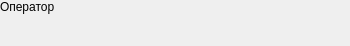
<?xml version="1.0" encoding="UTF-8"?>
<ui version="4.0">
 <class>Dialog</class>
 <widget class="QDialog" name="Dialog">
  <property name="geometry">
   <rect>
    <x>0</x>
    <y>0</y>
    <width>350</width>
    <height>46</height>
   </rect>
  </property>
  <property name="minimumSize">
   <size>
    <width>350</width>
    <height>46</height>
   </size>
  </property>
  <property name="windowTitle">
   <string>Dialog</string>
  </property>
  <layout class="QFormLayout" name="formLayout">
   <property name="fieldGrowthPolicy">
    <enum>QFormLayout::AllNonFixedFieldsGrow</enum>
   </property>
   <property name="margin">
    <number>0</number>
   </property>
   <item row="0" column="0">
    <widget class="QLabel" name="label_2">
     <property name="text">
      <string>Оператор</string>
     </property>
     <property name="buddy">
      <cstring>ellipsiscombobox_2</cstring>
     </property>
    </widget>
   </item>
   <item row="0" column="1">
    <widget class="EllipsisComboBox" name="ellipsiscombobox_2">
     <property name="reference">
      <string>operator</string>
     </property>
     <property name="field" stdset="0">
      <string>operator</string>
     </property>
    </widget>
   </item>
  </layout>
 </widget>
 <customwidgets>
  <customwidget>
   <class>EllipsisComboBox</class>
   <extends>QWidget</extends>
   <header>electrolab.gui.ellipsiscombobox</header>
  </customwidget>
 </customwidgets>
 <resources/>
 <connections/>
</ui>
